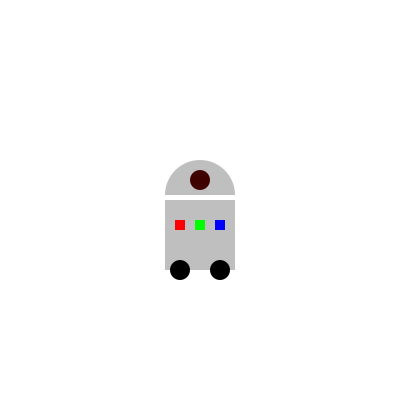
Frame 1 (no input)
Frame 60 (the mouse pressed at the canvas centre just before this capture): identical to frame 1, image omitted
Frame 120 (the mouse held since frame 60 and released just before this capture): identical to frame 1, image omitted

The Processing sketch that drew this single still picture (run headless with seeded random() and noise(); from frame 60 on, the mouse is pressed at the canvas centre):

// Processing sketch: exo031
// ── exo031.pde
void setup(){
    size(400, 400);
    background(255);
    msg(); // affiche le message une seule fois
}

void draw() {
    background(255);
    noStroke();

    corps();
    leds();
    roues();
    tete();
    antenne();
    camer();
}


void corps() {
    // le corps
    fill(191);
    rect(165, 200, 70, 70);
}

void leds() {
    // les trois LEDs
    fill(255, 0, 0);
    rect(175, 220, 10, 10);
    fill(0, 255, 0);
    rect(195, 220, 10, 10);
    fill(0, 0, 255);
    rect(215, 220, 10, 10);
}
void roues() {
    // les roues
    fill(0);
    ellipse(180, 270, 20, 20);
    ellipse(220, 270, 20, 20);
}

void tete() {
    // la tête
    fill(191);
    arc(200, 195, 70, 70, -PI, 0, CHORD);
}

void camer() {
    // la caméra
    fill(63, 0, 0);
    ellipse(200, 180, 20, 20);
}

void antenne() {
    // l'antenne
    strokeWeight(3);
    line(200, 160, 200, 120);
}

void msg() {
    // le message
    println("Processing ... please wait");
}
